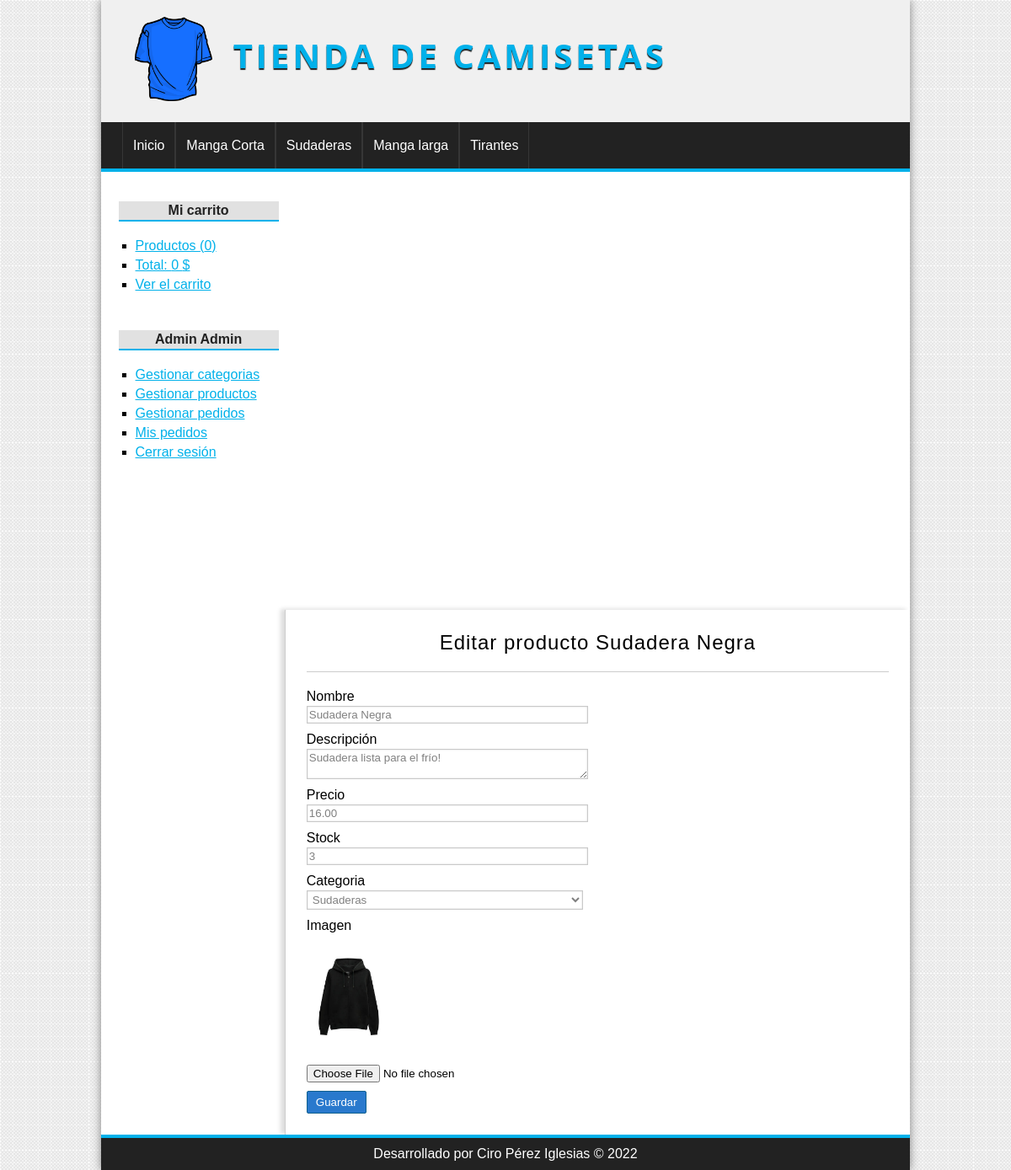
The page /producto/editar&id=3 (signed in) on the database its author committed.
### tables this page shows
CREATE TABLE `categorias` (
  `id` int(255) NOT NULL,
  `nombre` varchar(100) NOT NULL
);

CREATE TABLE `productos` (
  `id` int(255) NOT NULL,
  `categoria_id` int(255) NOT NULL,
  `nombre` varchar(100) NOT NULL,
  `descripcion` text DEFAULT NULL,
  `precio` float(100,2) NOT NULL,
  `stock` int(255) NOT NULL,
  `oferta` varchar(2) DEFAULT NULL,
  `fecha` date NOT NULL,
  `imagen` varchar(255) DEFAULT NULL
);

### config/db.php (called while the page is built)
<?php
class Database{
	public static function connect(){
		$db = new mysqli('localhost', 'root', '', 'tienda_master');
		$db->query("SET NAMES 'utf8'");
		return $db;
	}
}

### helpers/utils.php (called while the page is built, shortened)
<?php
class Utils{
	public static function showCategorias(){
		require_once 'models/categoria.php';
		$categoria = new Categoria();
		$categorias = $categoria->getAll();
		return $categorias;
	}
}

### models/categoria.php (called while the page is built, shortened)
<?php
class Categoria{
	private $db;
	public function __construct() {
		$this->db = Database::connect();
	}
	public function getAll(){
		$categorias = $this->db->query("SELECT * FROM categorias ORDER BY id DESC;");
		return $categorias;
	}
}

### models/producto.php (called while the page is built, shortened)
<?php
class Producto{
	private $id;
	private $db;
	public function __construct() {
		$this->db = Database::connect();
	}
	function getId() {
		return $this->id;
	}
	function setId($id) {
		$this->id = $id;
	}
	public function getOne(){
		$producto = $this->db->query("SELECT * FROM productos WHERE id = {$this->getId()}");
		return $producto->fetch_object();
	}
}

### views/producto/crear.php (the view)
<?php if(isset($edit) && isset($pro) && is_object($pro)): ?>
	<h1>Editar producto <?=$pro->nombre?></h1>
	<?php $url_action = base_url."producto/save&id=".$pro->id; ?>
<?php else: ?>
	<h1>Crear nuevo producto</h1>
	<?php $url_action = base_url."producto/save"; ?>
<?php endif; ?>
<div class="form_container">
	<form action="<?=$url_action?>" method="POST" enctype="multipart/form-data">
		<label for="nombre">Nombre</label>
		<input type="text" name="nombre" value="<?=isset($pro) && is_object($pro) ? $pro->nombre : ''; ?>"/>
		<label for="descripcion">Descripción</label>
		<textarea name="descripcion"><?=isset($pro) && is_object($pro) ? $pro->descripcion : ''; ?></textarea>
		<label for="precio">Precio</label>
		<input type="text" name="precio" value="<?=isset($pro) && is_object($pro) ? $pro->precio : ''; ?>"/>
		<label for="stock">Stock</label>
		<input type="number" name="stock" value="<?=isset($pro) && is_object($pro) ? $pro->stock : ''; ?>"/>
		<label for="categoria">Categoria</label>
		<?php $categorias = Utils::showCategorias(); ?>
		<select name="categoria">
			<?php while ($cat = $categorias->fetch_object()): ?>
				<option value="<?= $cat->id ?>" <?=isset($pro) && is_object($pro) && $cat->id == $pro->categoria_id ? 'selected' : ''; ?>>
					<?= $cat->nombre ?>
				</option>
			<?php endwhile; ?>
		</select>
		<label for="imagen">Imagen</label>
		<?php if(isset($pro) && is_object($pro) && !empty($pro->imagen)): ?>
			<img src="<?=base_url?>uploads/images/<?=$pro->imagen?>" class="thumb"/>
		<?php endif; ?>
		<input type="file" name="imagen" />
		<input type="submit" value="Guardar" />
	</form>
</div>

### views/layout/header.php (shortened to what this page needs)
<!DOCTYPE HTML>
<html lang="es">
	<head>
		<link rel="stylesheet" href="<?=base_url?>assets/css/styles.css" />
	</head>
	<body>
		<div id="container">
			<header id="header">
				<div id="logo">
					<img src="<?=base_url?>assets/img/camiseta.png" alt="Camiseta Logo" />
					<a href="<?=base_url?>">
						Tienda de camisetas
					</a>
				</div>
			</header>
			<?php $categorias = Utils::showCategorias(); ?>
			<nav id="menu">
				<ul>
					<li>
						<a href="<?=base_url?>">Inicio</a>
					</li>
					<?php while($cat = $categorias->fetch_object()): ?>
						<li>
							<a href="<?=base_url?>categoria/ver&id=<?=$cat->id?>"><?=$cat->nombre?></a>
						</li>
					<?php endwhile; ?>
				</ul>
			</nav>
			<div id="content">

### assets/css/styles.css (style rules this page uses)
* { padding: 0px; margin: 0px; font-family: sans-serif, Helvetica, Arial; }
body { background: url(../img/bg.png); }
a { color: #01B1EA; }
.thumb { width: 100px; }
#container { width: 80%; margin: 0px auto; box-shadow: 0px 0px 10px gray; background: white; }
#header { height: 145px; background: #F0F0F0; }
#logo { padding: 20px; margin-left: 20px; float:left; }
#logo img { float:left; height: 100px; }
#logo a { float:left; font-size: 40px; letter-spacing: 4px; font-family: 'Open Sans', Helvetica, Arial; text-transform: uppercase; color: #01B1EA; font-weight: bold; text-decoration: none; margin-top: 18px; margin-left: 25px; text-shadow: 0px 2px 1px #222222; transition: all 300ms; }
#menu { clear:both; background: #222; color: white; height: 55px; border-bottom: 4px solid #01B1EA; }
#menu ul { list-style: none; text-decoration: none; margin: 0px auto; margin-left: 25px; }
#menu ul li { line-height: 55px; float:left; border-right: 1px solid #363636; }
#menu a { display: block; color: white; text-decoration: none; padding-left: 12px; padding-right: 12px; transition: all 300ms; }
#menu a:first-child { border-left: 1px solid #363636; }
#content { margin: 0px auto; overflow: hidden; background: white; }
.form_container { width: 50%; }
label, input[type="text"], input[type="password"], input[type="email"], input[type="number"], select, textarea { display:block; width: 95%; margin-top: 2px; margin-bottom: 2px; }
input[type="text"], input[type="password"], input[type="email"], input[type="number"], select, textarea { border: 1px solid #C9C9C9; box-shadow: 0px 0px 2px #ccc inset; background: white; padding: 2px; color: gray; transition: all 300ms; }
input[type="button"], input[type="submit"], button, .button { display: block; border-radius: 2px; width: auto; padding: 5px; padding-left: 10px; padding-right: 10px; color: white; background: #2979CD; border: 1px solid #11608E; cursor:pointer; }
label, input[type="button"], input[type="submit"], button { display:block; margin-top: 10px; }
#central h1 { font-size: 24px; font-weight: normal; letter-spacing: 1px; text-align: center; border-bottom: 1px solid #ccc; margin-bottom: 20px; padding: 20px; padding-top: 0px; }

### rows shown on the page
categorias: nombre "Manga Corta"
categorias: nombre "Sudaderas"
categorias: nombre "Manga larga"
categorias: nombre "Tirantes"
productos: nombre "Sudadera Negra", descripcion "Sudadera lista para el frío!", precio "16.00", stock "3", categoria "Sudaderas", imagen (picture)

### other values the page prints
$stats['count'] "0"
$stats['total'] "0"
$_SESSION['identity']->nombre "Admin"
$_SESSION['identity']->apellidos "Admin"
